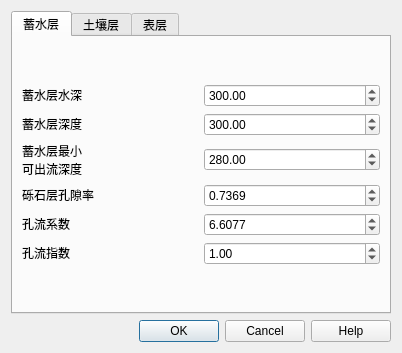
<?xml version="1.0" encoding="UTF-8"?>
<ui version="4.0">
 <class>Greenroof</class>
 <widget class="QDialog" name="Greenroof">
  <property name="geometry">
   <rect>
    <x>0</x>
    <y>0</y>
    <width>402</width>
    <height>347</height>
   </rect>
  </property>
  <property name="windowTitle">
   <string>绿色屋顶</string>
  </property>
  <layout class="QHBoxLayout" name="horizontalLayout">
   <item>
    <layout class="QVBoxLayout" name="verticalLayout">
     <item>
      <widget class="QTabWidget" name="tabWidget">
       <property name="currentIndex">
        <number>0</number>
       </property>
       <widget class="QWidget" name="tab_4">
        <attribute name="title">
         <string>蓄水层</string>
        </attribute>
        <layout class="QVBoxLayout" name="verticalLayout_4">
         <item>
          <layout class="QVBoxLayout" name="verticalLayout_10">
           <item>
            <layout class="QHBoxLayout" name="horizontalLayout_33" stretch="1,1">
             <item>
              <widget class="QLabel" name="label_5">
               <property name="sizePolicy">
                <sizepolicy hsizetype="Preferred" vsizetype="Fixed">
                 <horstretch>0</horstretch>
                 <verstretch>0</verstretch>
                </sizepolicy>
               </property>
               <property name="text">
                <string>蓄水层水深</string>
               </property>
              </widget>
             </item>
             <item>
              <widget class="QDoubleSpinBox" name="d3_0">
               <property name="sizePolicy">
                <sizepolicy hsizetype="MinimumExpanding" vsizetype="Fixed">
                 <horstretch>0</horstretch>
                 <verstretch>0</verstretch>
                </sizepolicy>
               </property>
               <property name="maximum">
                <double>9999.000000000000000</double>
               </property>
               <property name="value">
                <double>300.000000000000000</double>
               </property>
              </widget>
             </item>
            </layout>
           </item>
           <item>
            <layout class="QHBoxLayout" name="horizontalLayout_8" stretch="1,1">
             <item>
              <widget class="QLabel" name="label_14">
               <property name="sizePolicy">
                <sizepolicy hsizetype="Preferred" vsizetype="Fixed">
                 <horstretch>0</horstretch>
                 <verstretch>0</verstretch>
                </sizepolicy>
               </property>
               <property name="text">
                <string>蓄水层深度</string>
               </property>
              </widget>
             </item>
             <item>
              <widget class="QDoubleSpinBox" name="D3">
               <property name="sizePolicy">
                <sizepolicy hsizetype="Preferred" vsizetype="Fixed">
                 <horstretch>0</horstretch>
                 <verstretch>0</verstretch>
                </sizepolicy>
               </property>
               <property name="maximum">
                <double>99999.000000000000000</double>
               </property>
               <property name="value">
                <double>300.000000000000000</double>
               </property>
              </widget>
             </item>
            </layout>
           </item>
           <item>
            <layout class="QHBoxLayout" name="horizontalLayout_45">
             <item>
              <widget class="QLabel" name="label_15">
               <property name="sizePolicy">
                <sizepolicy hsizetype="Preferred" vsizetype="Fixed">
                 <horstretch>0</horstretch>
                 <verstretch>0</verstretch>
                </sizepolicy>
               </property>
               <property name="text">
                <string>&lt;html&gt;&lt;head/&gt;&lt;body&gt;&lt;p&gt;蓄水层最小&lt;br/&gt;可出流深度&lt;/p&gt;&lt;/body&gt;&lt;/html&gt;</string>
               </property>
              </widget>
             </item>
             <item>
              <widget class="QDoubleSpinBox" name="D3D">
               <property name="sizePolicy">
                <sizepolicy hsizetype="Preferred" vsizetype="Fixed">
                 <horstretch>0</horstretch>
                 <verstretch>0</verstretch>
                </sizepolicy>
               </property>
               <property name="maximum">
                <double>99999.000000000000000</double>
               </property>
               <property name="value">
                <double>280.000000000000000</double>
               </property>
              </widget>
             </item>
            </layout>
           </item>
           <item>
            <layout class="QHBoxLayout" name="horizontalLayout_46" stretch="1,1">
             <item>
              <widget class="QLabel" name="label_22">
               <property name="sizePolicy">
                <sizepolicy hsizetype="Preferred" vsizetype="Fixed">
                 <horstretch>0</horstretch>
                 <verstretch>0</verstretch>
                </sizepolicy>
               </property>
               <property name="text">
                <string>砾石层孔隙率</string>
               </property>
              </widget>
             </item>
             <item>
              <widget class="QDoubleSpinBox" name="phi3">
               <property name="sizePolicy">
                <sizepolicy hsizetype="Preferred" vsizetype="Fixed">
                 <horstretch>0</horstretch>
                 <verstretch>0</verstretch>
                </sizepolicy>
               </property>
               <property name="decimals">
                <number>4</number>
               </property>
               <property name="maximum">
                <double>999999.000000000000000</double>
               </property>
               <property name="value">
                <double>0.736900000000000</double>
               </property>
              </widget>
             </item>
            </layout>
           </item>
           <item>
            <layout class="QHBoxLayout" name="horizontalLayout_47">
             <item>
              <widget class="QLabel" name="label_27">
               <property name="sizePolicy">
                <sizepolicy hsizetype="Preferred" vsizetype="Fixed">
                 <horstretch>0</horstretch>
                 <verstretch>0</verstretch>
                </sizepolicy>
               </property>
               <property name="text">
                <string>孔流系数</string>
               </property>
              </widget>
             </item>
             <item>
              <widget class="QDoubleSpinBox" name="C3D">
               <property name="sizePolicy">
                <sizepolicy hsizetype="Preferred" vsizetype="Fixed">
                 <horstretch>0</horstretch>
                 <verstretch>0</verstretch>
                </sizepolicy>
               </property>
               <property name="decimals">
                <number>4</number>
               </property>
               <property name="maximum">
                <double>999999.000000000000000</double>
               </property>
               <property name="value">
                <double>6.607700000000000</double>
               </property>
              </widget>
             </item>
            </layout>
           </item>
           <item>
            <layout class="QHBoxLayout" name="horizontalLayout_48">
             <item>
              <widget class="QLabel" name="label_28">
               <property name="sizePolicy">
                <sizepolicy hsizetype="Preferred" vsizetype="Fixed">
                 <horstretch>0</horstretch>
                 <verstretch>0</verstretch>
                </sizepolicy>
               </property>
               <property name="text">
                <string>孔流指数</string>
               </property>
              </widget>
             </item>
             <item>
              <widget class="QDoubleSpinBox" name="eta3D">
               <property name="sizePolicy">
                <sizepolicy hsizetype="Preferred" vsizetype="Fixed">
                 <horstretch>0</horstretch>
                 <verstretch>0</verstretch>
                </sizepolicy>
               </property>
               <property name="maximum">
                <double>999999.000000000000000</double>
               </property>
               <property name="value">
                <double>1.000000000000000</double>
               </property>
              </widget>
             </item>
            </layout>
           </item>
          </layout>
         </item>
        </layout>
       </widget>
       <widget class="QWidget" name="tab_5">
        <attribute name="title">
         <string>土壤层</string>
        </attribute>
        <layout class="QHBoxLayout" name="horizontalLayout_5">
         <item>
          <layout class="QVBoxLayout" name="verticalLayout_11">
           <item>
            <layout class="QHBoxLayout" name="horizontalLayout_49" stretch="1,1">
             <item>
              <widget class="QLabel" name="label_6">
               <property name="sizePolicy">
                <sizepolicy hsizetype="Preferred" vsizetype="Fixed">
                 <horstretch>0</horstretch>
                 <verstretch>0</verstretch>
                </sizepolicy>
               </property>
               <property name="text">
                <string>土层含水量</string>
               </property>
              </widget>
             </item>
             <item>
              <widget class="QDoubleSpinBox" name="xita2_0">
               <property name="sizePolicy">
                <sizepolicy hsizetype="MinimumExpanding" vsizetype="Fixed">
                 <horstretch>0</horstretch>
                 <verstretch>0</verstretch>
                </sizepolicy>
               </property>
               <property name="maximum">
                <double>1.000000000000000</double>
               </property>
               <property name="value">
                <double>0.570000000000000</double>
               </property>
              </widget>
             </item>
            </layout>
           </item>
           <item>
            <layout class="QHBoxLayout" name="horizontalLayout_50">
             <item>
              <widget class="QLabel" name="label_29">
               <property name="sizePolicy">
                <sizepolicy hsizetype="Preferred" vsizetype="Fixed">
                 <horstretch>0</horstretch>
                 <verstretch>0</verstretch>
                </sizepolicy>
               </property>
               <property name="text">
                <string>基质层深度</string>
               </property>
              </widget>
             </item>
             <item>
              <widget class="QDoubleSpinBox" name="D2">
               <property name="sizePolicy">
                <sizepolicy hsizetype="Preferred" vsizetype="Fixed">
                 <horstretch>0</horstretch>
                 <verstretch>0</verstretch>
                </sizepolicy>
               </property>
               <property name="maximum">
                <double>99999.000000000000000</double>
               </property>
               <property name="value">
                <double>100.000000000000000</double>
               </property>
              </widget>
             </item>
            </layout>
           </item>
           <item>
            <layout class="QHBoxLayout" name="horizontalLayout_51">
             <item>
              <widget class="QLabel" name="label_30">
               <property name="sizePolicy">
                <sizepolicy hsizetype="Preferred" vsizetype="Fixed">
                 <horstretch>0</horstretch>
                 <verstretch>0</verstretch>
                </sizepolicy>
               </property>
               <property name="text">
                <string>田间持水量</string>
               </property>
              </widget>
             </item>
             <item>
              <widget class="QDoubleSpinBox" name="xitaFC">
               <property name="sizePolicy">
                <sizepolicy hsizetype="Preferred" vsizetype="Fixed">
                 <horstretch>0</horstretch>
                 <verstretch>0</verstretch>
                </sizepolicy>
               </property>
               <property name="maximum">
                <double>999999.000000000000000</double>
               </property>
               <property name="value">
                <double>0.280000000000000</double>
               </property>
              </widget>
             </item>
            </layout>
           </item>
           <item>
            <layout class="QHBoxLayout" name="horizontalLayout_52">
             <item>
              <widget class="QLabel" name="label_31">
               <property name="sizePolicy">
                <sizepolicy hsizetype="Preferred" vsizetype="Fixed">
                 <horstretch>0</horstretch>
                 <verstretch>0</verstretch>
                </sizepolicy>
               </property>
               <property name="text">
                <string>凋萎点</string>
               </property>
              </widget>
             </item>
             <item>
              <widget class="QDoubleSpinBox" name="xitaWP">
               <property name="sizePolicy">
                <sizepolicy hsizetype="Preferred" vsizetype="Fixed">
                 <horstretch>0</horstretch>
                 <verstretch>0</verstretch>
                </sizepolicy>
               </property>
               <property name="decimals">
                <number>3</number>
               </property>
               <property name="maximum">
                <double>999999.000000000000000</double>
               </property>
               <property name="value">
                <double>0.225000000000000</double>
               </property>
              </widget>
             </item>
            </layout>
           </item>
           <item>
            <layout class="QHBoxLayout" name="horizontalLayout_53">
             <item>
              <widget class="QLabel" name="label_32">
               <property name="sizePolicy">
                <sizepolicy hsizetype="Preferred" vsizetype="Fixed">
                 <horstretch>0</horstretch>
                 <verstretch>0</verstretch>
                </sizepolicy>
               </property>
               <property name="text">
                <string>土壤层孔隙率</string>
               </property>
              </widget>
             </item>
             <item>
              <widget class="QDoubleSpinBox" name="phi2">
               <property name="sizePolicy">
                <sizepolicy hsizetype="Preferred" vsizetype="Fixed">
                 <horstretch>0</horstretch>
                 <verstretch>0</verstretch>
                </sizepolicy>
               </property>
               <property name="maximum">
                <double>999999.000000000000000</double>
               </property>
               <property name="value">
                <double>0.500000000000000</double>
               </property>
              </widget>
             </item>
            </layout>
           </item>
           <item>
            <layout class="QHBoxLayout" name="horizontalLayout_54">
             <item>
              <widget class="QLabel" name="label_33">
               <property name="sizePolicy">
                <sizepolicy hsizetype="Preferred" vsizetype="Fixed">
                 <horstretch>0</horstretch>
                 <verstretch>0</verstretch>
                </sizepolicy>
               </property>
               <property name="text">
                <string>临界含水量</string>
               </property>
              </widget>
             </item>
             <item>
              <widget class="QDoubleSpinBox" name="xitacb">
               <property name="sizePolicy">
                <sizepolicy hsizetype="Preferred" vsizetype="Fixed">
                 <horstretch>0</horstretch>
                 <verstretch>0</verstretch>
                </sizepolicy>
               </property>
               <property name="decimals">
                <number>3</number>
               </property>
               <property name="maximum">
                <double>999999.000000000000000</double>
               </property>
               <property name="value">
                <double>0.375000000000000</double>
               </property>
              </widget>
             </item>
            </layout>
           </item>
           <item>
            <layout class="QHBoxLayout" name="horizontalLayout_55">
             <item>
              <widget class="QLabel" name="label_34">
               <property name="sizePolicy">
                <sizepolicy hsizetype="Preferred" vsizetype="Fixed">
                 <horstretch>0</horstretch>
                 <verstretch>0</verstretch>
                </sizepolicy>
               </property>
               <property name="text">
                <string>饱和导水率</string>
               </property>
              </widget>
             </item>
             <item>
              <widget class="QDoubleSpinBox" name="Ksat">
               <property name="sizePolicy">
                <sizepolicy hsizetype="Preferred" vsizetype="Fixed">
                 <horstretch>0</horstretch>
                 <verstretch>0</verstretch>
                </sizepolicy>
               </property>
               <property name="maximum">
                <double>999999.000000000000000</double>
               </property>
               <property name="value">
                <double>178.569999999999993</double>
               </property>
              </widget>
             </item>
            </layout>
           </item>
           <item>
            <layout class="QHBoxLayout" name="horizontalLayout_56">
             <item>
              <widget class="QLabel" name="label_35">
               <property name="sizePolicy">
                <sizepolicy hsizetype="Preferred" vsizetype="Fixed">
                 <horstretch>0</horstretch>
                 <verstretch>0</verstretch>
                </sizepolicy>
               </property>
               <property name="text">
                <string>衰减常数</string>
               </property>
              </widget>
             </item>
             <item>
              <widget class="QDoubleSpinBox" name="HCO">
               <property name="sizePolicy">
                <sizepolicy hsizetype="Preferred" vsizetype="Fixed">
                 <horstretch>0</horstretch>
                 <verstretch>0</verstretch>
                </sizepolicy>
               </property>
               <property name="decimals">
                <number>4</number>
               </property>
               <property name="maximum">
                <double>999999.000000000000000</double>
               </property>
               <property name="value">
                <double>4.806500000000000</double>
               </property>
              </widget>
             </item>
            </layout>
           </item>
           <item>
            <layout class="QHBoxLayout" name="horizontalLayout_57">
             <item>
              <widget class="QLabel" name="label_36">
               <property name="sizePolicy">
                <sizepolicy hsizetype="Preferred" vsizetype="Fixed">
                 <horstretch>0</horstretch>
                 <verstretch>0</verstretch>
                </sizepolicy>
               </property>
               <property name="text">
                <string>吸力水头</string>
               </property>
              </widget>
             </item>
             <item>
              <widget class="QDoubleSpinBox" name="psi2">
               <property name="sizePolicy">
                <sizepolicy hsizetype="Preferred" vsizetype="Fixed">
                 <horstretch>0</horstretch>
                 <verstretch>0</verstretch>
                </sizepolicy>
               </property>
               <property name="decimals">
                <number>4</number>
               </property>
               <property name="maximum">
                <double>999999.000000000000000</double>
               </property>
               <property name="value">
                <double>320.286900000000003</double>
               </property>
              </widget>
             </item>
            </layout>
           </item>
          </layout>
         </item>
        </layout>
       </widget>
       <widget class="QWidget" name="tab_6">
        <attribute name="title">
         <string>表层</string>
        </attribute>
        <layout class="QGridLayout" name="gridLayout_2">
         <item row="0" column="0">
          <widget class="QLabel" name="label_37">
           <property name="sizePolicy">
            <sizepolicy hsizetype="Preferred" vsizetype="Fixed">
             <horstretch>0</horstretch>
             <verstretch>0</verstretch>
            </sizepolicy>
           </property>
           <property name="text">
            <string>溢流层深度</string>
           </property>
          </widget>
         </item>
         <item row="0" column="1">
          <widget class="QDoubleSpinBox" name="D1">
           <property name="sizePolicy">
            <sizepolicy hsizetype="Preferred" vsizetype="Fixed">
             <horstretch>0</horstretch>
             <verstretch>0</verstretch>
            </sizepolicy>
           </property>
           <property name="maximum">
            <double>99999.000000000000000</double>
           </property>
           <property name="value">
            <double>30.000000000000000</double>
           </property>
          </widget>
         </item>
         <item row="2" column="0">
          <widget class="QLabel" name="label_38">
           <property name="sizePolicy">
            <sizepolicy hsizetype="Preferred" vsizetype="Fixed">
             <horstretch>0</horstretch>
             <verstretch>0</verstretch>
            </sizepolicy>
           </property>
           <property name="text">
            <string>空隙率</string>
           </property>
          </widget>
         </item>
         <item row="2" column="1">
          <widget class="QDoubleSpinBox" name="phi1">
           <property name="sizePolicy">
            <sizepolicy hsizetype="Preferred" vsizetype="Fixed">
             <horstretch>0</horstretch>
             <verstretch>0</verstretch>
            </sizepolicy>
           </property>
           <property name="maximum">
            <double>99999.000000000000000</double>
           </property>
           <property name="value">
            <double>0.950000000000000</double>
           </property>
          </widget>
         </item>
         <item row="3" column="0">
          <spacer name="verticalSpacer_2">
           <property name="orientation">
            <enum>Qt::Vertical</enum>
           </property>
           <property name="sizeHint" stdset="0">
            <size>
             <width>20</width>
             <height>40</height>
            </size>
           </property>
          </spacer>
         </item>
        </layout>
       </widget>
      </widget>
     </item>
     <item>
      <layout class="QHBoxLayout" name="horizontalLayout_4">
       <item>
        <widget class="QDialogButtonBox" name="buttonBox_greenroof_ok_cancel">
         <property name="standardButtons">
          <set>QDialogButtonBox::Cancel|QDialogButtonBox::Help|QDialogButtonBox::Ok</set>
         </property>
        </widget>
       </item>
      </layout>
     </item>
    </layout>
   </item>
  </layout>
 </widget>
 <resources/>
 <connections/>
</ui>
